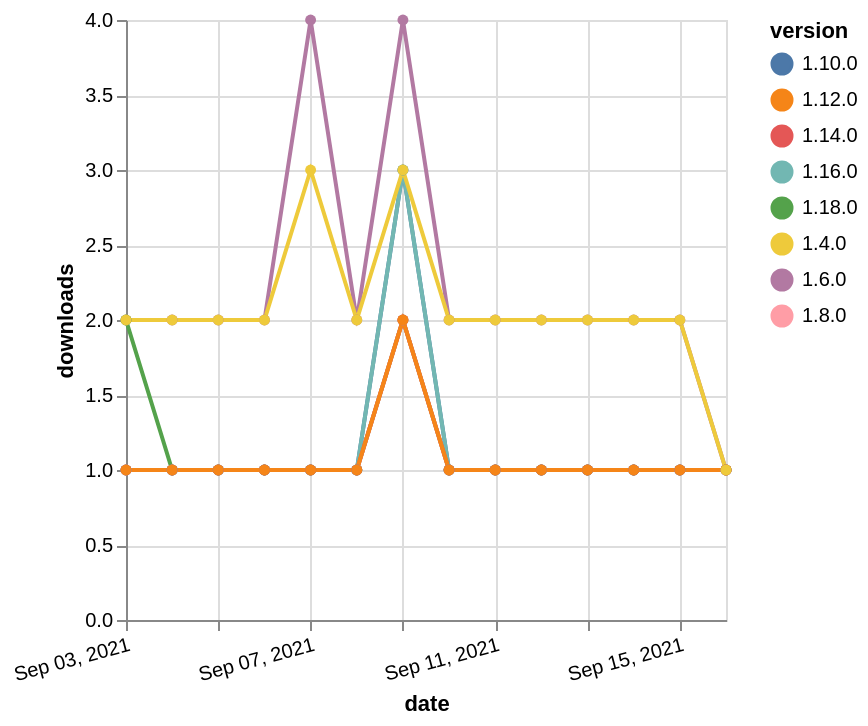

Write the Vega-Lite specification saved for this chart.
### Vega-Lite specification from a JSON file in a GitHub repository (floating-point values rounded to 4 significant figures)
{"$schema": "https://vega.github.io/schema/vega-lite/v5.json", "description": "A simple bar chart with embedded data.", "data": {"values": [{"date": "2021-09-03", "total": 2463, "delta": 2, "version": "1.6.0"}, {"date": "2021-09-04", "total": 2465, "delta": 2, "version": "1.6.0"}, {"date": "2021-09-05", "total": 2467, "delta": 2, "version": "1.6.0"}, {"date": "2021-09-06", "total": 2469, "delta": 2, "version": "1.6.0"}, {"date": "2021-09-07", "total": 2473, "delta": 4, "version": "1.6.0"}, {"date": "2021-09-08", "total": 2475, "delta": 2, "version": "1.6.0"}, {"date": "2021-09-09", "total": 2479, "delta": 4, "version": "1.6.0"}, {"date": "2021-09-10", "total": 2481, "delta": 2, "version": "1.6.0"}, {"date": "2021-09-11", "total": 2483, "delta": 2, "version": "1.6.0"}, {"date": "2021-09-12", "total": 2485, "delta": 2, "version": "1.6.0"}, {"date": "2021-09-13", "total": 2487, "delta": 2, "version": "1.6.0"}, {"date": "2021-09-14", "total": 2489, "delta": 2, "version": "1.6.0"}, {"date": "2021-09-15", "total": 2491, "delta": 2, "version": "1.6.0"}, {"date": "2021-09-16", "total": 2492, "delta": 1, "version": "1.6.0"}, {"date": "2021-09-03", "total": 123, "delta": 2, "version": "1.18.0"}, {"date": "2021-09-04", "total": 124, "delta": 1, "version": "1.18.0"}, {"date": "2021-09-05", "total": 125, "delta": 1, "version": "1.18.0"}, {"date": "2021-09-06", "total": 126, "delta": 1, "version": "1.18.0"}, {"date": "2021-09-07", "total": 127, "delta": 1, "version": "1.18.0"}, {"date": "2021-09-08", "total": 128, "delta": 1, "version": "1.18.0"}, {"date": "2021-09-09", "total": 130, "delta": 2, "version": "1.18.0"}, {"date": "2021-09-10", "total": 131, "delta": 1, "version": "1.18.0"}, {"date": "2021-09-11", "total": 132, "delta": 1, "version": "1.18.0"}, {"date": "2021-09-12", "total": 133, "delta": 1, "version": "1.18.0"}, {"date": "2021-09-13", "total": 134, "delta": 1, "version": "1.18.0"}, {"date": "2021-09-14", "total": 135, "delta": 1, "version": "1.18.0"}, {"date": "2021-09-15", "total": 136, "delta": 1, "version": "1.18.0"}, {"date": "2021-09-16", "total": 137, "delta": 1, "version": "1.18.0"}, {"date": "2021-09-03", "total": 231, "delta": 1, "version": "1.8.0"}, {"date": "2021-09-04", "total": 232, "delta": 1, "version": "1.8.0"}, {"date": "2021-09-05", "total": 233, "delta": 1, "version": "1.8.0"}, {"date": "2021-09-06", "total": 234, "delta": 1, "version": "1.8.0"}, {"date": "2021-09-07", "total": 235, "delta": 1, "version": "1.8.0"}, {"date": "2021-09-08", "total": 236, "delta": 1, "version": "1.8.0"}, {"date": "2021-09-09", "total": 238, "delta": 2, "version": "1.8.0"}, {"date": "2021-09-10", "total": 239, "delta": 1, "version": "1.8.0"}, {"date": "2021-09-11", "total": 240, "delta": 1, "version": "1.8.0"}, {"date": "2021-09-12", "total": 241, "delta": 1, "version": "1.8.0"}, {"date": "2021-09-13", "total": 242, "delta": 1, "version": "1.8.0"}, {"date": "2021-09-14", "total": 243, "delta": 1, "version": "1.8.0"}, {"date": "2021-09-15", "total": 244, "delta": 1, "version": "1.8.0"}, {"date": "2021-09-16", "total": 245, "delta": 1, "version": "1.8.0"}, {"date": "2021-09-03", "total": 310, "delta": 1, "version": "1.10.0"}, {"date": "2021-09-04", "total": 311, "delta": 1, "version": "1.10.0"}, {"date": "2021-09-05", "total": 312, "delta": 1, "version": "1.10.0"}, {"date": "2021-09-06", "total": 313, "delta": 1, "version": "1.10.0"}, {"date": "2021-09-07", "total": 314, "delta": 1, "version": "1.10.0"}, {"date": "2021-09-08", "total": 315, "delta": 1, "version": "1.10.0"}, {"date": "2021-09-09", "total": 318, "delta": 3, "version": "1.10.0"}, {"date": "2021-09-10", "total": 319, "delta": 1, "version": "1.10.0"}, {"date": "2021-09-11", "total": 320, "delta": 1, "version": "1.10.0"}, {"date": "2021-09-12", "total": 321, "delta": 1, "version": "1.10.0"}, {"date": "2021-09-13", "total": 322, "delta": 1, "version": "1.10.0"}, {"date": "2021-09-14", "total": 323, "delta": 1, "version": "1.10.0"}, {"date": "2021-09-15", "total": 324, "delta": 1, "version": "1.10.0"}, {"date": "2021-09-16", "total": 325, "delta": 1, "version": "1.10.0"}, {"date": "2021-09-03", "total": 179, "delta": 1, "version": "1.16.0"}, {"date": "2021-09-04", "total": 180, "delta": 1, "version": "1.16.0"}, {"date": "2021-09-05", "total": 181, "delta": 1, "version": "1.16.0"}, {"date": "2021-09-06", "total": 182, "delta": 1, "version": "1.16.0"}, {"date": "2021-09-07", "total": 183, "delta": 1, "version": "1.16.0"}, {"date": "2021-09-08", "total": 184, "delta": 1, "version": "1.16.0"}, {"date": "2021-09-09", "total": 187, "delta": 3, "version": "1.16.0"}, {"date": "2021-09-10", "total": 188, "delta": 1, "version": "1.16.0"}, {"date": "2021-09-11", "total": 189, "delta": 1, "version": "1.16.0"}, {"date": "2021-09-12", "total": 190, "delta": 1, "version": "1.16.0"}, {"date": "2021-09-13", "total": 191, "delta": 1, "version": "1.16.0"}, {"date": "2021-09-14", "total": 192, "delta": 1, "version": "1.16.0"}, {"date": "2021-09-15", "total": 193, "delta": 1, "version": "1.16.0"}, {"date": "2021-09-16", "total": 194, "delta": 1, "version": "1.16.0"}, {"date": "2021-09-03", "total": 159, "delta": 1, "version": "1.14.0"}, {"date": "2021-09-04", "total": 160, "delta": 1, "version": "1.14.0"}, {"date": "2021-09-05", "total": 161, "delta": 1, "version": "1.14.0"}, {"date": "2021-09-06", "total": 162, "delta": 1, "version": "1.14.0"}, {"date": "2021-09-07", "total": 163, "delta": 1, "version": "1.14.0"}, {"date": "2021-09-08", "total": 164, "delta": 1, "version": "1.14.0"}, {"date": "2021-09-09", "total": 166, "delta": 2, "version": "1.14.0"}, {"date": "2021-09-10", "total": 167, "delta": 1, "version": "1.14.0"}, {"date": "2021-09-11", "total": 168, "delta": 1, "version": "1.14.0"}, {"date": "2021-09-12", "total": 169, "delta": 1, "version": "1.14.0"}, {"date": "2021-09-13", "total": 170, "delta": 1, "version": "1.14.0"}, {"date": "2021-09-14", "total": 171, "delta": 1, "version": "1.14.0"}, {"date": "2021-09-15", "total": 172, "delta": 1, "version": "1.14.0"}, {"date": "2021-09-16", "total": 173, "delta": 1, "version": "1.14.0"}, {"date": "2021-09-03", "total": 176, "delta": 1, "version": "1.12.0"}, {"date": "2021-09-04", "total": 177, "delta": 1, "version": "1.12.0"}, {"date": "2021-09-05", "total": 178, "delta": 1, "version": "1.12.0"}, {"date": "2021-09-06", "total": 179, "delta": 1, "version": "1.12.0"}, {"date": "2021-09-07", "total": 180, "delta": 1, "version": "1.12.0"}, {"date": "2021-09-08", "total": 181, "delta": 1, "version": "1.12.0"}, {"date": "2021-09-09", "total": 183, "delta": 2, "version": "1.12.0"}, {"date": "2021-09-10", "total": 184, "delta": 1, "version": "1.12.0"}, {"date": "2021-09-11", "total": 185, "delta": 1, "version": "1.12.0"}, {"date": "2021-09-12", "total": 186, "delta": 1, "version": "1.12.0"}, {"date": "2021-09-13", "total": 187, "delta": 1, "version": "1.12.0"}, {"date": "2021-09-14", "total": 188, "delta": 1, "version": "1.12.0"}, {"date": "2021-09-15", "total": 189, "delta": 1, "version": "1.12.0"}, {"date": "2021-09-16", "total": 190, "delta": 1, "version": "1.12.0"}, {"date": "2021-09-03", "total": 2307, "delta": 2, "version": "1.4.0"}, {"date": "2021-09-04", "total": 2309, "delta": 2, "version": "1.4.0"}, {"date": "2021-09-05", "total": 2311, "delta": 2, "version": "1.4.0"}, {"date": "2021-09-06", "total": 2313, "delta": 2, "version": "1.4.0"}, {"date": "2021-09-07", "total": 2316, "delta": 3, "version": "1.4.0"}, {"date": "2021-09-08", "total": 2318, "delta": 2, "version": "1.4.0"}, {"date": "2021-09-09", "total": 2321, "delta": 3, "version": "1.4.0"}, {"date": "2021-09-10", "total": 2323, "delta": 2, "version": "1.4.0"}, {"date": "2021-09-11", "total": 2325, "delta": 2, "version": "1.4.0"}, {"date": "2021-09-12", "total": 2327, "delta": 2, "version": "1.4.0"}, {"date": "2021-09-13", "total": 2329, "delta": 2, "version": "1.4.0"}, {"date": "2021-09-14", "total": 2331, "delta": 2, "version": "1.4.0"}, {"date": "2021-09-15", "total": 2333, "delta": 2, "version": "1.4.0"}, {"date": "2021-09-16", "total": 2334, "delta": 1, "version": "1.4.0"}]}, "width": "container", "mark": {"type": "line", "point": {"filled": true}}, "encoding": {"x": {"field": "date", "type": "temporal", "timeUnit": "yearmonthdate", "title": "date", "axis": {"labelAngle": -15}}, "y": {"field": "delta", "type": "quantitative", "title": "downloads"}, "color": {"field": "version", "type": "nominal"}, "tooltip": {"field": "delta"}}}
